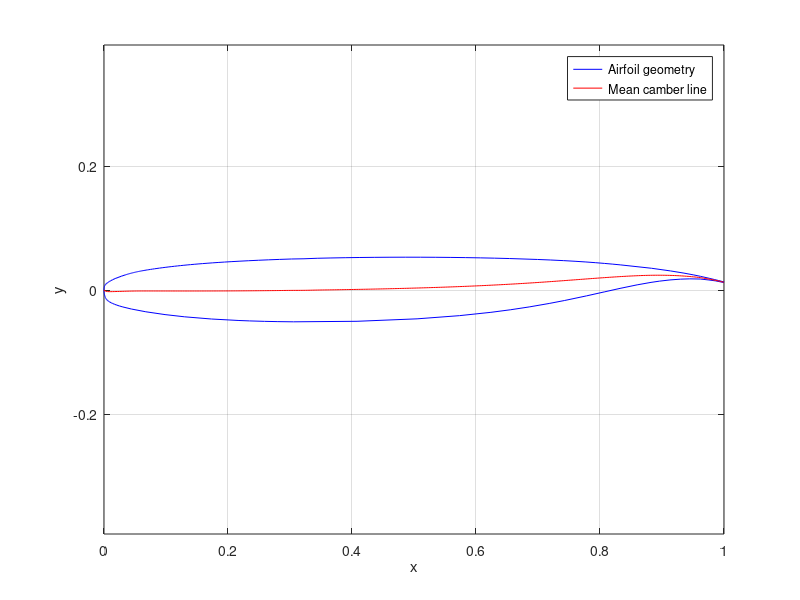

Recreate this plot in MATLAB.
clear
clc

% Calcola la funzione che descrive la mean camber line di un profilo alare
% e la sua derivata prima rispetto a x. Questa funzione calcola la linea
% media segmentando la superficie del profilo e tracciando la linea che
% congiunge i punti medi dei segmenti che compongono il profilo 

% IMPORTANTE: 
% funziona solo se le coppie di coordinate che descrivono il profilo sono
% divise fra dorso e ventre, prima dorso poi ventre

%% CALCOLO DELLA MEAN CAMBER LINE

% Dati del profilo alare
A = importdata('k2.txt');
A = getfield(A,"data"); % Matrice delle coppie x y
x = A(:,1); % Ascisse dei punti del profilo
y = A(:,2); % Ordinate dei punti del profilo

% Separazione di dorso e ventre
i = 1;
while A(i,2) ~= 0
    x_dorso(i) = A(i,1);
    y_dorso(i) = A(i,2);
    i = i + 1;
end

k = 0;
for k = 1:(length(A)-length(x_dorso))
    x_ventre(k) = A(k+length(x_dorso),1);
    y_ventre(k) = A(k+length(x_dorso),2);
end

% Interpolazione per ottenere la camber line
n = 364;
% t = linspace(0,pi,n);
% x_interp = 0.5*(cos(t) + 1);
x_interp = linspace(0,1,n); % Stabilisco le x a cui corrisponderanno le y di dorso e ventre
y_dorso_interp = spline(x_dorso,y_dorso,x_interp);
y_ventre_interp = spline(x_ventre,y_ventre,x_interp);
y_lm = (y_dorso_interp + y_ventre_interp) / 2;
% y_lm(1)= 0; 

% Calcolo piccole deviazioni della linea media per calcolare la derivata
h = 1e-5;
x_interp_der = linspace(0,1,n) + h; % Punti comuni
y_dorso_interp = spline(x_dorso,y_dorso,x_interp_der);
y_ventre_interp = spline(x_ventre,y_ventre,x_interp_der);
dy_lm = (y_dorso_interp + y_ventre_interp) / 2;

% Calcolo delle derivate
dy_dx = (dy_lm - y_lm) ./ h;

% Grafico
figure;
plot(x, y, 'b-', 'DisplayName', 'Airfoil geometry');
axis equal
hold on;
plot(x_interp, y_lm, 'r-', 'DisplayName', 'Mean camber line');
% plot(x_interp,dy_dx,'DisplayName','Derivative of the mcl');
xlabel('x'); ylabel('y');
legend;
grid on;

%% CALCOLO DELL'ANGOLO DI THEODORSEN

l = linspace(-0.5 + n^-1, 0.5 - n^-1,n); % estremi di integrazione
I = dy_dx./sqrt(0.25 - l.^2); % integrale per l'angolo di Theodorsen
P = dy_dx./sqrt((0.5+l)./(0.5-l)); % integrale per l'angolo di zero lift

a_Th = trapz(l,I) /  pi;
a_Th = rad2deg(a_Th) % angolo d'attacco di Theodorsen 

a_0 = trapz(l,P) * (2/pi);
a_0 = rad2deg(a_0) % angolo d'attacco a portanza nulla 